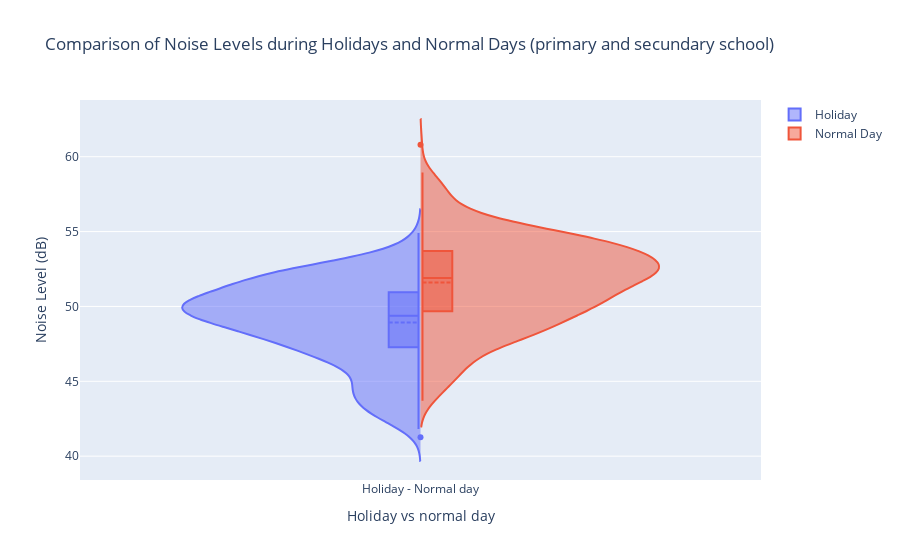

Notebook cell for this chart:
### Code cell
import plotly.graph_objects as go

# Separate the data into holiday and normal day groups
holiday_data = data_noise[data_noise['is_holiday_school'] == 1]
normal_day_data = data_noise[data_noise['is_holiday_school'] == 0]

# Create a trace for the holiday distribution
trace1 = go.Violin(
    x=holiday_data['is_holiday_school'],
    y=holiday_data['laeq'],
    name='Holiday',
    side='negative',
    box_visible=True,
    meanline_visible=True,
    hovertemplate='<b>Holiday</b><br>Noise Level: %{y} dB',
)

# Create a trace for the normal day distribution
trace2 = go.Violin(
    x=holiday_data['is_holiday_school'],#to put the two graphs next to each other instead of separately
    y=normal_day_data['laeq'],
    name='Normal Day',
    side='positive',
    box_visible=True,
    meanline_visible=True,
    hovertemplate='<b>Normal Day</b><br>Noise Level: %{y} dB',
)

# Create the layout for the plot
layout = go.Layout(
    title='Comparison of Noise Levels during Holidays and Normal Days (primary and secundary school)',
    xaxis={'title': 'Holiday vs normal day', 'range': [-0.5, 0.5], 'tickvals': [1,0], 'ticktext': ["false",'Holiday - Normal day']},
    yaxis={'title': 'Noise Level (dB)'},
    violingap=0,  # Set the gap between violins to 0 for overlapping
)

# Create the figure and add the traces
fig = go.Figure(data=[trace1, trace2], layout=layout)

# Show the plot
fig.show()

### Figure 1 — Plotly figure (JSON) as saved in the notebook; plotly's stock layout.template omitted (floating-point values rounded to 4 significant figures; data arrays with more than 128 entries replaced by an {"elided": "..."} marker saying what was removed)
{"data": [{"box": {"visible": true}, "hovertemplate": "<b>Holiday</b><br>Noise Level: %{y} dB", "meanline": {"visible": true}, "name": "Holiday", "side": "negative", "type": "violin", "x": {"elided": "637 bool values"}, "y": {"elided": "637 float values"}}, {"box": {"visible": true}, "hovertemplate": "<b>Normal Day</b><br>Noise Level: %{y} dB", "meanline": {"visible": true}, "name": "Normal Day", "side": "positive", "type": "violin", "x": {"elided": "637 bool values"}, "y": {"elided": "1685 float values"}}], "layout": {"title": {"text": "Comparison of Noise Levels during Holidays and Normal Days (primary and secundary school)"}, "violingap": 0, "xaxis": {"range": [-0.5, 0.5], "ticktext": ["false", "Holiday - Normal day"], "tickvals": [1, 0], "title": {"text": "Holiday vs normal day"}}, "yaxis": {"title": {"text": "Noise Level (dB)"}}}}
